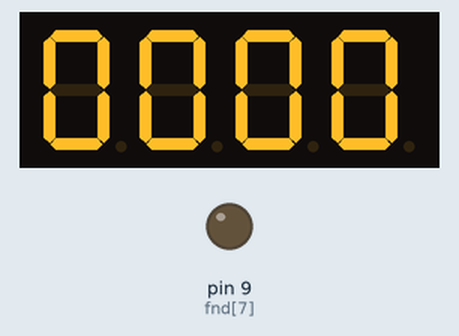
Recording of a sketch running on a simulated Arduino Uno, built with avr-gcc and run on an emulated ATmega328P. Shown: 4-digit seven-segment display, output pins drawn as LEDs (lit = HIGH). Wiring (inferred from the names in the program): 4-digit 7-segment display, segments lit when LOW: segments pin 2, pin 3, pin 4, pin 5, pin 6, pin 7, pin 8; digit selects A3, A2, A1, A0. The segment pins are drawn as the display they are named for; pins used as bus, display or sensor lines are not drawn.

Above: at 0.16 s.
At 3.81 s:
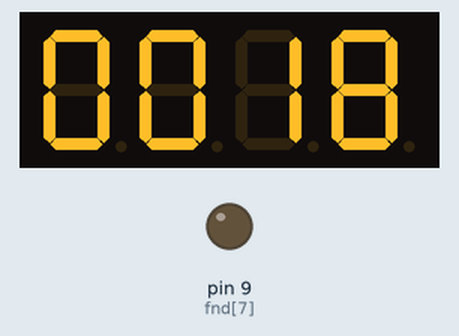
At 9.47 s:
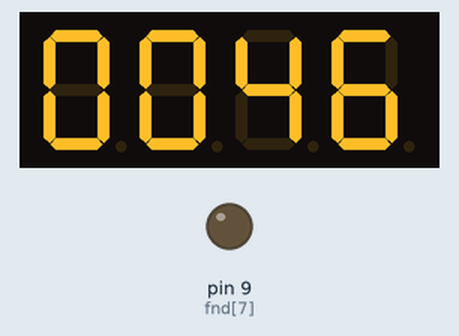
At 20.19 s:
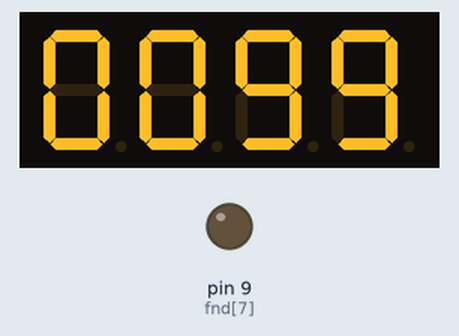
At 29.29 s:
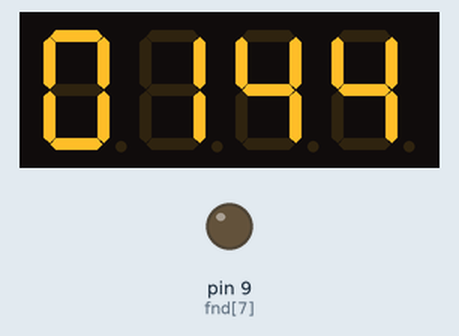
At 39.8 s:
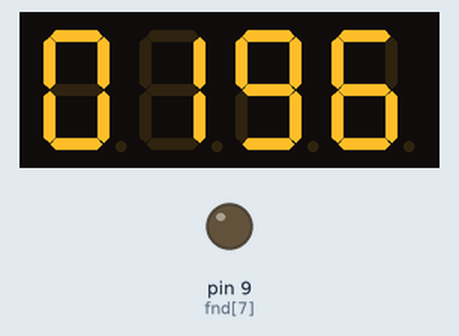

The sketch:

fnd_p108_change1.ino
```cpp
int digit[4] = {A0, A1, A2, A3};
int fnd[8] = {2,3,4,5,6,7,8,9};


//0~9까지 1초간격으로 반복
int digits[10][7]={
  // a b c d e f g
    {0,0,0,0,0,0,1},  //0
    {1,0,0,1,1,1,1},  //1
    {0,0,1,0,0,1,0},  //2
    {0,0,0,0,1,1,0},  //3
    {1,0,0,1,1,0,0},  //4
    {0,1,0,0,1,0,0},  //5
    {0,1,0,0,0,0,0},  //6
    {0,0,0,1,1,1,1},  //7
    {0,0,0,0,0,0,0},  //8
    {0,0,0,0,1,0,0}   //9

  };


int p0=0, p1=0, p2=0, p3=0,cnt=0;


void setup() {
  // put your setup code here, to run once:


  for(int i=0;i<4;i++){
    pinMode(digit[i],OUTPUT);
    }


  for(int j=0;j<8;j++){
      pinMode(fnd[j],OUTPUT);

     }
     // digitalWrite(9,HIGH);


}

void loop() {
  // put your main code here, to run repeatedly:


  digitalWrite(digit[0],LOW);
  digitalWrite(digit[1],LOW);
  digitalWrite(digit[2],LOW);
  digitalWrite(digit[3],HIGH);


    seg(p3);
    delay(5);


  digitalWrite(digit[0],LOW);
  digitalWrite(digit[1],LOW);
  digitalWrite(digit[2],HIGH);
  digitalWrite(digit[3],LOW);


    seg(p2);
    delay(5);


  digitalWrite(digit[0],LOW);
  digitalWrite(digit[1],HIGH);
  digitalWrite(digit[2],LOW);
  digitalWrite(digit[3],LOW);


    seg(p1);
    delay(5);


   digitalWrite(digit[0],HIGH);
  digitalWrite(digit[1],LOW);
  digitalWrite(digit[2],LOW);
  digitalWrite(digit[3],LOW);


    seg(p0);
    delay(5);


  cnt++;

  if(cnt==10){
    cnt =0;

    p0++;


    }

 if(p0==10){
    p0 =0;

    p1++;


    }

if(p1==10){
    p1 =0;

    p2++;


    }

if(p2==10){
    p2 =0;

    p3++;


    }
if(p3==10){
    p3 =0;


    }


}


void seg(int num){

  for(int pinout=0;pinout<7;pinout++){
    digitalWrite(fnd[pinout],digits[num][pinout]);
   }

}
```
